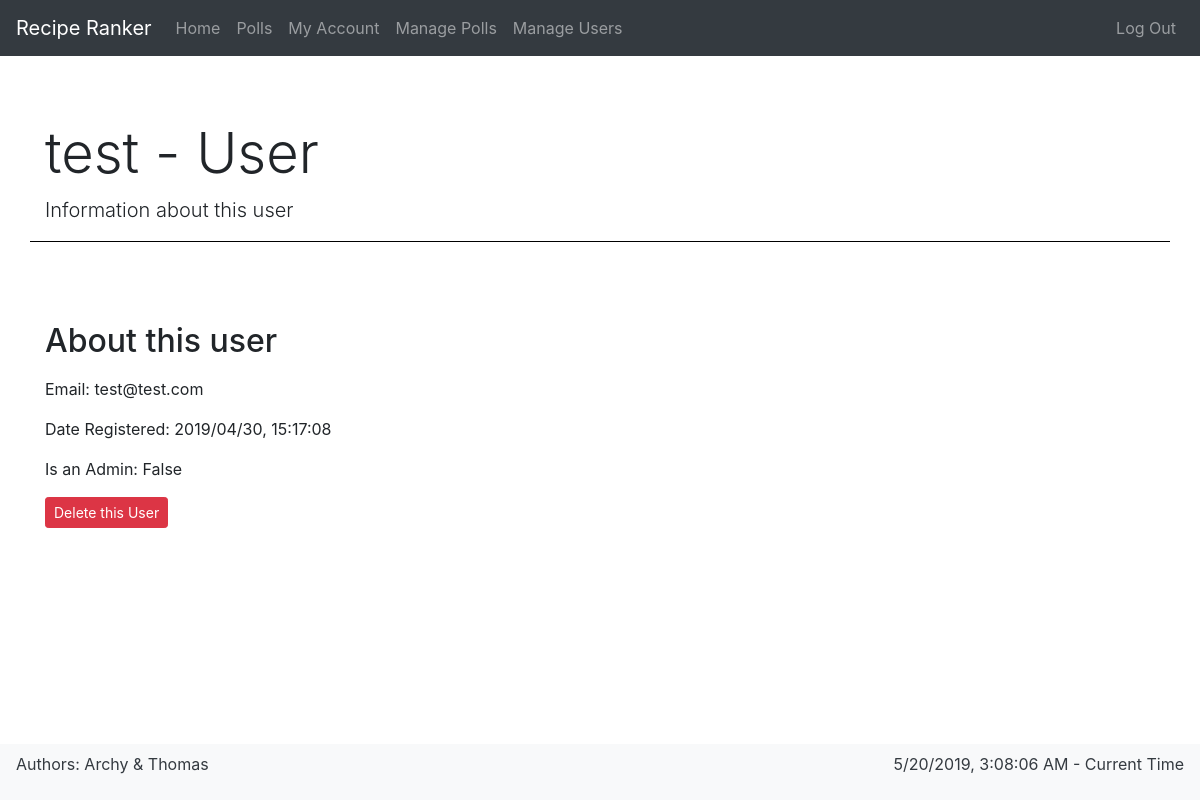
Screenshot of /user/1 (signed in) with the database file from the repository.
### app/models.py (models this page shows, shortened)
class User(UserMixin, db.Model):
    id = db.Column(
        db.Integer, primary_key=True)  # not null and unique by default
    username = db.Column(
        db.String(64), nullable=False, unique=True, index=True)
    email = db.Column(db.String(128), nullable=False, unique=True, index=True)
    password_hash = db.Column(db.String(128), nullable=False)
    date_registered = db.Column(
        db.DateTime, nullable=False, index=True, default=datetime.utcnow)
    is_admin = db.Column(db.Boolean, nullable=False, default=False)
    polls = db.relationship(
        "Poll", backref='creator', lazy='dynamic')
    recipes = db.relationship("Recipe", backref='contributor', lazy='dynamic')
    votes = db.relationship("Vote", backref='user', lazy='dynamic')

### app/routes.py (the view, shortened to what this page needs)
@app.route('/user/<int:user_id>')
@login_required
def user(user_id):
    if current_user.is_admin and current_user.id != user_id:
        user = User.query.get_or_404(user_id)
        return render_template(
            'user.html',
            title=user.username + ' - User',
            description='Information about this user',
            user=user,
            polls=Poll,
            recipes=Recipe)
    else:
        abort(403)

### app/models.py (called while the page is built)
@login_manager.user_loader
def load_user(id):
    return User.query.get(int(id))

### app/templates/user.html (shortened to what this page needs)
{% extends "base.html" %}
{% block content %}
<div class="row">
    {% if current_user.id == user.id %}
    <section class="col">
        <header>
            <h2>About your account</h2>
        </header>
        <p>Email: {{ user.email }}</p>
        <p>Date Registered: {{ user.date_registered.strftime("%Y/%m/%d, %H:%M:%S") }}</p>
        <p>Is an Admin: {{ user.is_admin }}</p>
        <a class="btn btn-secondary btn-sm" href="{{ url_for('update_user', user_id=user.id) }}">Update your Account
            Details</a>
        <button type="button" class="btn btn-danger btn-sm" data-toggle="modal" data-target="#deleteAccountModal">Delete
            your Account</button>
    </section>
    {% else %}
    <section class="col">
        <header>
            <h2>About this user</h2>
        </header>
        <p>Email: {{ user.email }}</p>
        <p>Date Registered: {{ user.date_registered.strftime("%Y/%m/%d, %H:%M:%S") }}</p>
        <p>Is an Admin: {{ user.is_admin }}</p>
        <button type="button" class="btn btn-danger btn-sm" data-toggle="modal" data-target="#deleteUserModal">Delete
            this User</button>
    </section>
    {% endif %}
</div>
{% endblock %}

### app/static/css/style.css (style rules this page uses)
body { padding-bottom: 10rem; }
section > header { margin-top: 1rem; margin-bottom: 1rem; }
section { margin-top: 2rem; margin-bottom: 2rem; }

### rows the page displays
User: email "test@test.com", date_registered "2019/04/30, 15:17:08", is_admin "False"

### other values shown
{{ title }} "test - User"
{{ description }} "Information about this user"
